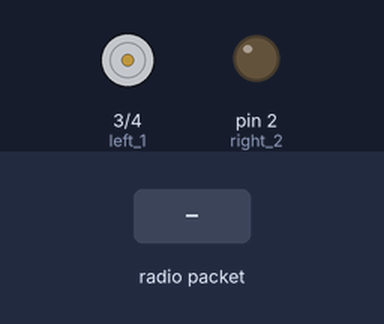
A sketch run on a simulated Arduino Uno, built with avr-gcc and run on an emulated ATmega328P. Parts: motor-driver pin pairs drawn as motors (green arrow = first pin HIGH = forward, orange = second pin HIGH = backward, longer = more drive), output pins drawn as LEDs (lit = HIGH). The inputs (shaded band) are chosen by the test bench. No radio packets arrive unless stated; pins used as bus, display or sensor lines are not drawn; what the sketch prints to the serial monitor is not drawn.

Above: at 0.05 s.
At 1.2 s:
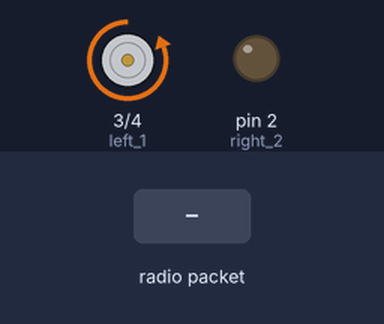
1.3 s: radio packet "1" arrives
Timing chart, 0 to 4.3 s (numbered marks = the images above; inputs shaded):
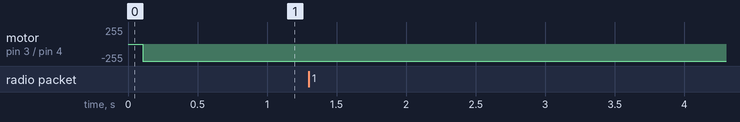

The sketch:

nrf_read_edit.ino
```cpp
//RF24_config 파일에 spi_speed 8000000으로 수정
#include <SPI.h>
#include <Servo.h>
#include <nRF24L01.h>
#include <RF24.h>
int right_1 = 1; // 모터 연결선 2,3,4,5
int right_2 = 2;
int left_1 = 3;
int left_2 = 4;
int rightspdpin = 5; // 모터 속도 조절용 핀 5,6
int leftspdpin = 6;

Servo servo;
RF24 radio(8,9); // SPI 버스에 nRF24L01 라디오를 설정하기 위해 CE, CSN 선언.
const byte address[6] = "12345"; //주소값을 5가지 문자열로 변경할 수 있으며, 송신기과 수신기가 동일한 주소로 해야됨.

void Readdata(int receiveDataPacket[], uint8_t readBuf[]);

void move_right();
void move_left();
void move_foward();
void move_backward();
void setup() {

  Serial.begin(115200);
  radio.begin();
  radio.openReadingPipe(0, address);
  radio.setPALevel(RF24_PA_MAX); //전원공급에 관한 파워레벨을 설정합니다. 모듈 사이가 가까우면 최소로 설정합니다.
  pinMode(right_1, OUTPUT);
  pinMode(right_2, OUTPUT);
  pinMode(left_1, OUTPUT);
  pinMode(left_2, OUTPUT);
//거리가 가까운 순으로 RF24_PA_MIN / RF24_PA_LOW / RF24_PA_HIGH / RF24_PA_MAX 등으로 설정할 수 있습니다.

//높은 레벨(거리가 먼 경우)은 작동하는 동안 안정적인 전압을 가지도록 GND와 3.3V에 바이패스 커패시터 사용을 권장함
  radio.startListening(); //모듈을 수신기로 설정
}
unsigned long current = 0;
unsigned long before = 0;
uint8_t readBuf[4*8];
int receiveDataPacket[8] = {0,};
int state = 0;\
void loop() {
  current = millis();
  if (radio.available()) {

    radio.read(&readBuf, sizeof(readBuf));
    Readdata(receiveDataPacket, readBuf);
    //100밀리초마다 출력
    if(current - before > 100)
    {
      for(int i = 0; i < 8; i++)
      {
        Serial.print(receiveDataPacket[i]);
        Serial.print("\t");
      }
      Serial.println(" ");
      before = current;
    }
  }
  else
    {
      Serial.println("ㅜ");
      delay(100);
      }
   int foward_backward_sign = receiveDataPacket[3];//map(int(receiveDataPacket[3]), 0, 1023, -2,2);
   int right_left_sign = receiveDataPacket[2];//map(int(receiveDataPacket[2]), 0, 1023, -2,2);
   int rightspd = map(int(receiveDataPacket[0]),0, 1023,0,255);
   int leftspd = map(int(receiveDataPacket[1]),0, 1023,0,255);
   //servo.write(angle);
   if(foward_backward_sign < 300)
     move_backward();
   else if(foward_backward_sign > 600)
     move_foward();
   else if(right_left_sign < 300)
     move_left();
   else if(right_left_sign > 600)
     move_right();
   else
     move_stop();

}
void move_foward()
{
  digitalWrite(right_1, 0);
  digitalWrite(right_2, 1);
  //analogWrite(rightspdpin, rightspd);
  digitalWrite(left_1, 1);
  digitalWrite(left_2, 0);
  //analogWrite(leftspdpin, leftspd);
}
void move_left()
{
  digitalWrite(right_1, 0);
  digitalWrite(right_2, 1);
  digitalWrite(left_1, 0);
  digitalWrite(left_2, 1);
}
void move_right()
{

  digitalWrite(right_1, 1);
  digitalWrite(right_2, 0);
  digitalWrite(left_1, 1);
  digitalWrite(left_2, 0);
}
void move_backward()
{

  digitalWrite(right_1, 1);
  digitalWrite(right_2, 0);
  //analogWrite(rightspdpin, rightspd);
  digitalWrite(left_1, 0);
  digitalWrite(left_2, 1);
  //analogWrite(leftspdpin, leftspd);
}
void move_stop()
{
  digitalWrite(right_1, 0);
  digitalWrite(right_2, 0);
  digitalWrite(left_1, 0);
  digitalWrite(left_2, 0);
}
void Readdata(int receiveDataPacket[], uint8_t readBuf[])
{
  int data[8] = {0,};

  data[0] += readBuf[0];
  data[0] += readBuf[1] << 8;
  data[0] += readBuf[2] << 16;
  data[0] += readBuf[3] << 24;
  data[1] += readBuf[4];
  data[1] += readBuf[5] << 8;
  data[1] += readBuf[6] << 16;
  data[1] += readBuf[7] << 24;
  data[2] += readBuf[8];
  data[2] += readBuf[9] << 8;
  data[2] += readBuf[10] << 16;
  data[2] += readBuf[11] << 24;
  data[3] += readBuf[12];
  data[3] += readBuf[13] << 8;
  data[3] += readBuf[14] << 16;
  data[3] += readBuf[15] << 24;
  data[4] += readBuf[16];
  data[4] += readBuf[17] << 8;
  data[4] += readBuf[18] << 16;
  data[4] += readBuf[19] << 24;
  data[5] += readBuf[20];
  data[5] += readBuf[21] << 8;
  data[5] += readBuf[22] << 16;
  data[5] += readBuf[23] << 24;
  data[6] += readBuf[24];
  data[6] += readBuf[25] << 8;
  data[6] += readBuf[26] << 16;
  data[6] += readBuf[27] << 24;
  data[7] += readBuf[28];
  data[7] += readBuf[29] << 8;
  data[7] += readBuf[30] << 16;
  data[7] += readBuf[31] << 24;

  for(int i = 0; i < 8; i++)
    receiveDataPacket[i] = data[i];
}
```

Measured:
- after the input at 1.3 s, every drawn part: stays the same
